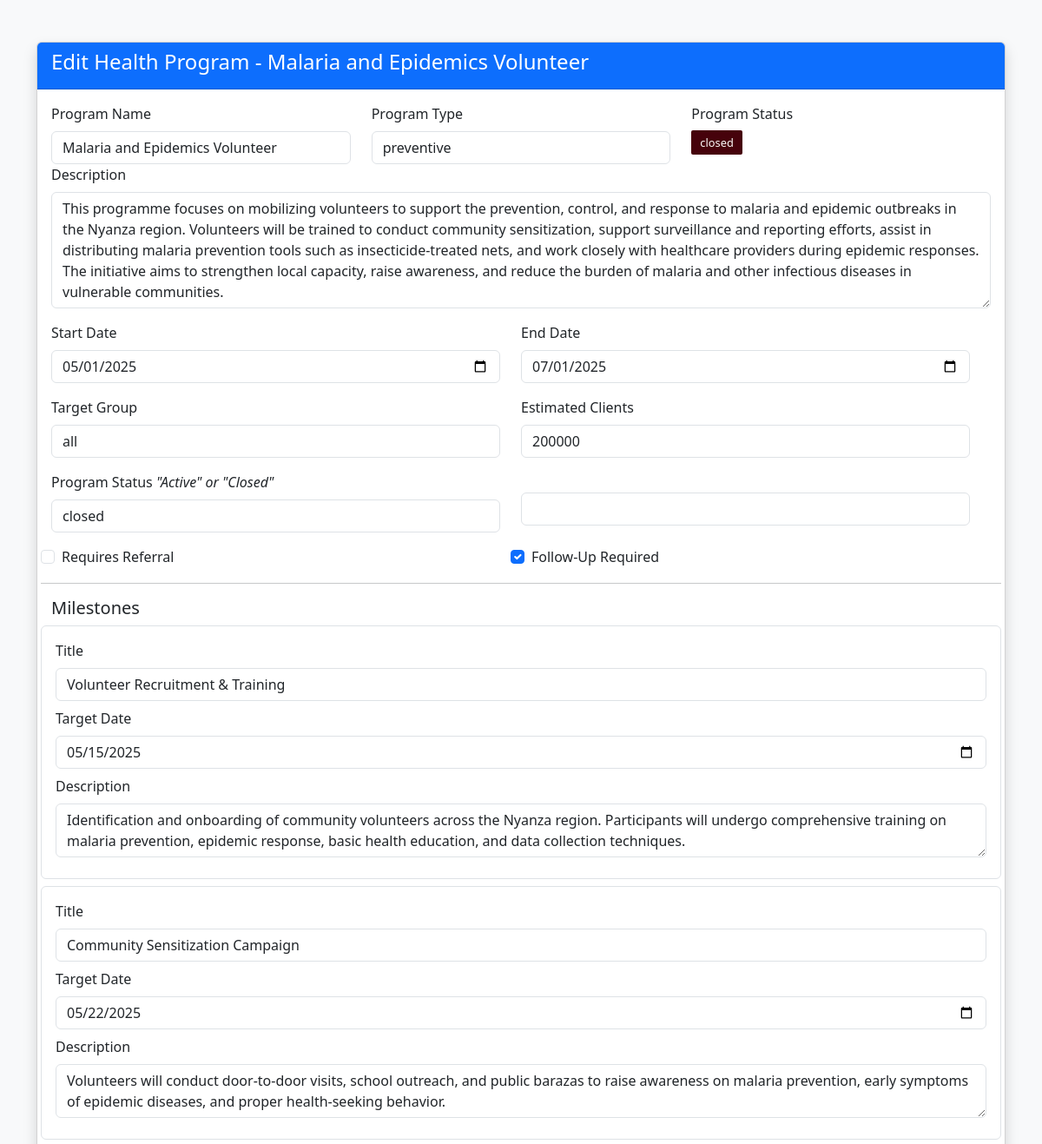
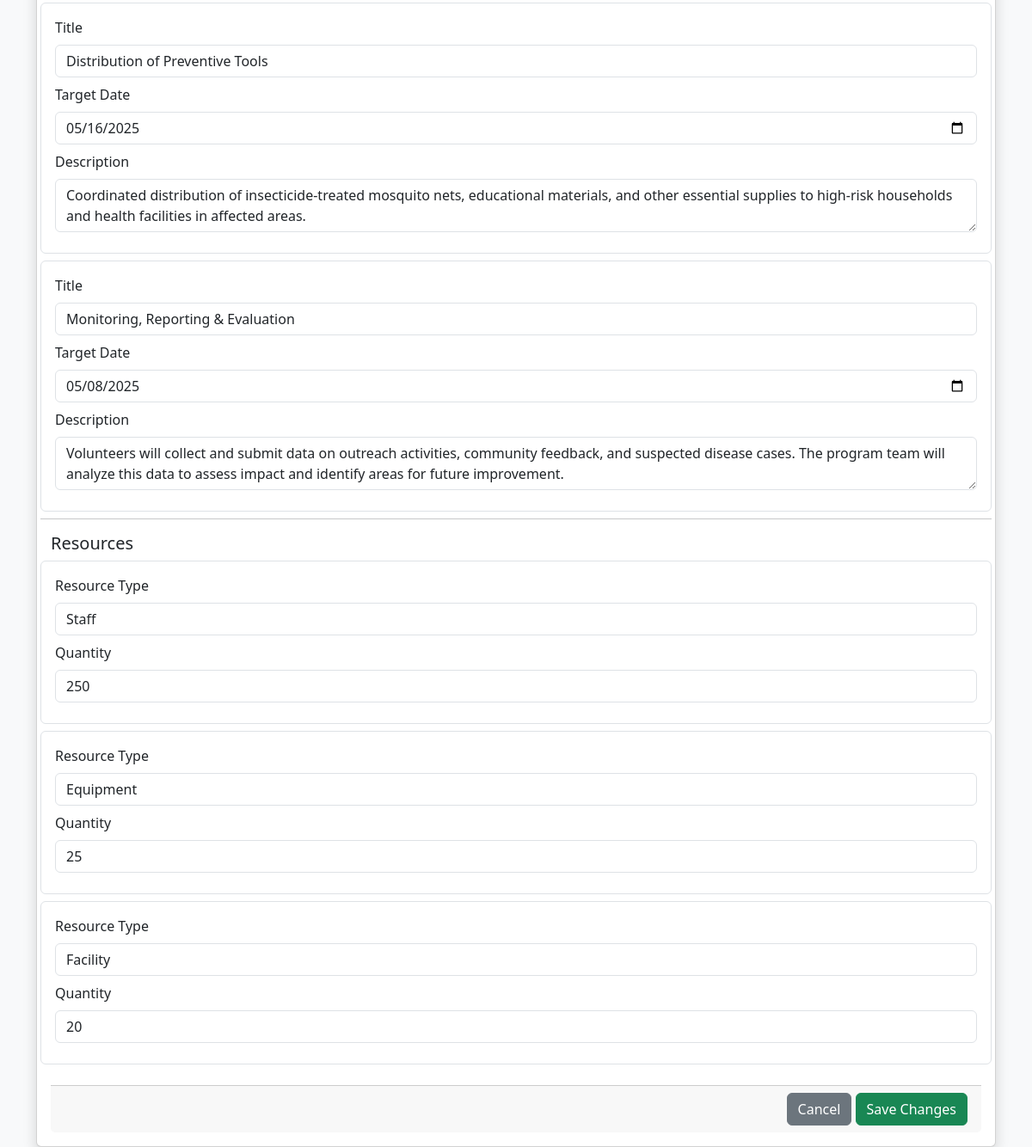
Page /program/1/edit (signed in) on the committed database (2 pictures, top to bottom).
### tables this page shows
CREATE TABLE health_programs (
            id INTEGER PRIMARY KEY AUTOINCREMENT,
            name TEXT NOT NULL,
            description TEXT,
            program_type TEXT NOT NULL,
            start_date DATE NOT NULL,
            end_date DATE,
            target_group TEXT NOT NULL,
            estimated_clients INTEGER NOT NULL,
            require_referral BOOLEAN DEFAULT 0,
            follow_up BOOLEAN DEFAULT 0,
            status TEXT DEFAULT 'active',
            created_by INTEGER,
            FOREIGN KEY (created_by) REFERENCES doctors(id)
                             
        );

CREATE TABLE program_milestones (
            id INTEGER PRIMARY KEY AUTOINCREMENT,
            program_id INTEGER,
            title TEXT NOT NULL,
            target_date DATE NOT NULL,
            description TEXT,
            FOREIGN KEY (program_id) REFERENCES health_programs(id)
        );

CREATE TABLE program_resources (
            id INTEGER PRIMARY KEY AUTOINCREMENT,
            program_id INTEGER,
            resource_type TEXT NOT NULL,
            quantity INTEGER NOT NULL,
            FOREIGN KEY (program_id) REFERENCES health_programs(id)
        );

### mainapp.py (the view)
@app.route('/program/<int:program_id>/edit')
@token_required
def edit_program(program_id):
    db = get_db_connection()
    program = db.execute('''
        SELECT p.*, d.first_name || ' ' || d.last_name AS created_by_name
        FROM health_programs p
        LEFT JOIN doctors d ON p.created_by = d.id
        WHERE p.id = ?
    ''', (program_id,)).fetchone()
    if not program:
        return "Program not found", 404
    milestones = db.execute('''
        SELECT * FROM program_milestones WHERE program_id = ?
    ''', (program_id,)).fetchall()
    resources = db.execute('''
        SELECT * FROM program_resources WHERE program_id = ?
    ''', (program_id,)).fetchall()
    return render_template('edit_program.html', program=program, milestones=milestones, resources=resources)

### mainapp.py (called while the page is built)
def get_db_connection():
    conn = sqlite3.connect('smarthealthdatabase.db')
    conn.row_factory = sqlite3.Row
    return conn

### security/Auth.py (called while the page is built)
def token_required(f):
    @wraps(f)
    def decorated(*args, **kwargs):
        if session.get('user_id', ''):
            return f(*args, **kwargs)
        else:
            error = "You are not logged in!!!"
            flash(error, "danger")
            return redirect(url_for('signOut'))
    return decorated

### templates/edit_program.html (shortened to what this page needs)
<!DOCTYPE html>
<html lang="en">
<head>
    <link href="https://cdn.jsdelivr.net/npm/bootstrap@5.3.0/dist/css/bootstrap.min.css" rel="stylesheet">
</head>
<body class="bg-light">
    <div class="container mt-5">
        <div class="card shadow">
            <div class="card-header bg-primary text-white">
                <h4>Edit Health Program - {{ program.name }}</h4>
            </div>
            <form action="{{ url_for('update_program', program_id=program.id) }}" method="POST">
                <div class="card-body">
                    <div class="row mb-3">
                        <div class="col">
                            <label for="name" class="form-label">Program Name</label>
                            <input type="text" class="form-control" id="name" name="name" value="{{ program.name }}" required>
                        </div>
                        <div class="col">
                            <label for="program_type" class="form-label">Program Type</label>
                            <input type="text" class="form-control" id="program_type" name="program_type" value="{{ program.program_type }}" required>
                        </div>
                        <div class="col">
                            <label for="status" class="form-label">Program Status</label><br>
                            <span class="program-status {{program.status }}">    {{program.status }}</span>
                              </div>
                    <div class="mb-3">
                        <label for="description" class="form-label">Description</label>
                        <textarea class="form-control" id="description" name="description" rows="5">{{ program.description }}</textarea>
                    </div>
                    <div class="row mb-3">
                        <div class="col">
                            <label for="start_date" class="form-label">Start Date</label>
                            <input type="date" class="form-control" id="start_date" name="start_date" value="{{ program.start_date }}">
                        </div>
                        <div class="col">
                            <label for="end_date" class="form-label">End Date</label>
                            <input type="date" class="form-control" id="end_date" name="end_date" value="{{ program.end_date }}">
                        </div>
                    </div>
                    <div class="row mb-3">
                        <div class="col">
                            <label for="target_group" class="form-label">Target Group</label>
                            <input type="text" class="form-control" id="target_group" name="target_group" value="{{ program.target_group }}">
                        </div>
                        <div class="col">
                            <label for="estimated_clients" class="form-label">Estimated Clients</label>
                            <input type="number" class="form-control" id="estimated_clients" name="estimated_clients" value="{{ program.estimated_clients }}">
                        </div>
                    </div>
                    <div class="row mb-3">
                        <div class="col">
                            <label for="status" class="form-label">Program Status  <i>"Active" or "Closed"</i></label>
                            <input type="text" class="form-control" id="status" name="status" value="{{ program.status }}">
                        </div>
                        <div class="col">
                            <input type="" class="form-control" id="" name="" value="">
                        </div>
                    </div>
                    <div class="row mb-3">
                        <div class="col form-check">
                            <input class="form-check-input" type="checkbox" name="require_referral" id="require_referral" {% if program.require_referral %}checked{% endif %}>
                            <label class="form-check-label" for="require_referral">Requires Referral</label>
                        </div>
                        <div class="col form-check">
                            <input class="form-check-input" type="checkbox" name="follow_up" id="follow_up" {% if program.follow_up %}checked{% endif %}>
                            <label class="form-check-label" for="follow_up">Follow-Up Required</label>
                        </div>
                    </div>
                    <hr>
                    <h5>Milestones</h5>
                    {% for milestone in milestones %}
                        <div class="border p-3 mb-2 rounded">
                            <div class="mb-2">
                                <label class="form-label">Title</label>
                                <input type="text" class="form-control" name="milestones[{{ loop.index0 }}][title]" value="{{ milestone.title }}">
                            </div>
                            <div class="mb-2">
                                <label class="form-label">Target Date</label>
                                <input type="date" class="form-control" name="milestones[{{ loop.index0 }}][target_date]" value="{{ milestone.target_date }}">
                            </div>
                            <div class="mb-2">
                                <label class="form-label">Description</label>
                                <textarea class="form-control" name="milestones[{{ loop.index0 }}][description]">{{ milestone.description }}</textarea>
                            </div>
                        </div>
                    {% else %}
                        <p>No milestones found.</p>
                    {% endfor %}
                    <hr>
                    <h5>Resources</h5>
                    {% for resource in resources %}
                        <div class="border p-3 mb-2 rounded">
                            <div class="mb-2">
                                <label class="form-label">Resource Type</label>
                                <input type="text" class="form-control" name="resources[{{ loop.index0 }}][resource_type]" value="{{ resource.resource_type }}">
                            </div>
                            <div class="mb-2">
                                <label class="form-label">Quantity</label>
                                <input type="number" class="form-control" name="resources[{{ loop.index0 }}][quantity]" value="{{ resource.quantity }}">
                            </div>
                        </div>
                    {% else %}
                        <p>No resources found.</p>
                    {% endfor %}
                </div>
                <div class="card-footer text-end">
                    <a href="{{ url_for('view_program', program_id=program.id) }}" class="btn btn-secondary">Cancel</a>
                    <button type="submit" class="btn btn-success">Save Changes</button>
                </div>
            </form>
        </div>
    </div>
</body>
</html>

### templates/edit_program.html (style rules this page uses)
.program-status { padding: 5px 10px; border-radius: 2px; font-size: 0.8rem; }
.program-status.closed { background-color: #46020b; color: #fcfaf8; }

### rows in the picture
health_programs: name "Malaria and Epidemics Volunteer", program_type "preventive", status "closed", description "This programme focuses on mobilizing volunteers to support the prevention, control, and response to malaria and epidemic outbreaks in the Nyanza region. Volunteers will be trained to conduct community sensitization, support surveillance and reporting efforts, assist in distributing malaria prevention tools such as insecticide-treated nets, and work closely with healthcare providers during epidemic responses. The initiative aims to strengthen local capacity, raise awareness, and reduce the burden of malaria and other infectious diseases in vulnerable communities.", start_date "05/01/2025", end_date "07/01/2025", target_group "all", estimated_clients "200000", follow_up "☑"
program_milestones: title "Volunteer Recruitment & Training", target_date "05/15/2025", description "Identification and onboarding of community volunteers across the Nyanza region. Participants will undergo comprehensive training on malaria prevention, epidemic response, basic health education, and data collection techniques."
program_milestones: title "Community Sensitization Campaign", target_date "05/22/2025", description "Volunteers will conduct door-to-door visits, school outreach, and public barazas to raise awareness on malaria prevention, early symptoms of epidemic diseases, and proper health-seeking behavior."
program_milestones: title "Distribution of Preventive Tools", target_date "05/16/2025", description "Coordinated distribution of insecticide-treated mosquito nets, educational materials, and other essential supplies to high-risk households and health facilities in affected areas."
program_milestones: title "Monitoring, Reporting & Evaluation", target_date "05/08/2025", description "Volunteers will collect and submit data on outreach activities, community feedback, and suspected disease cases. The program team will analyze this data to assess impact and identify areas for future improvement."
program_resources: resource_type "Staff", quantity "250"
program_resources: resource_type "Equipment", quantity "25"
program_resources: resource_type "Facility", quantity "20"
